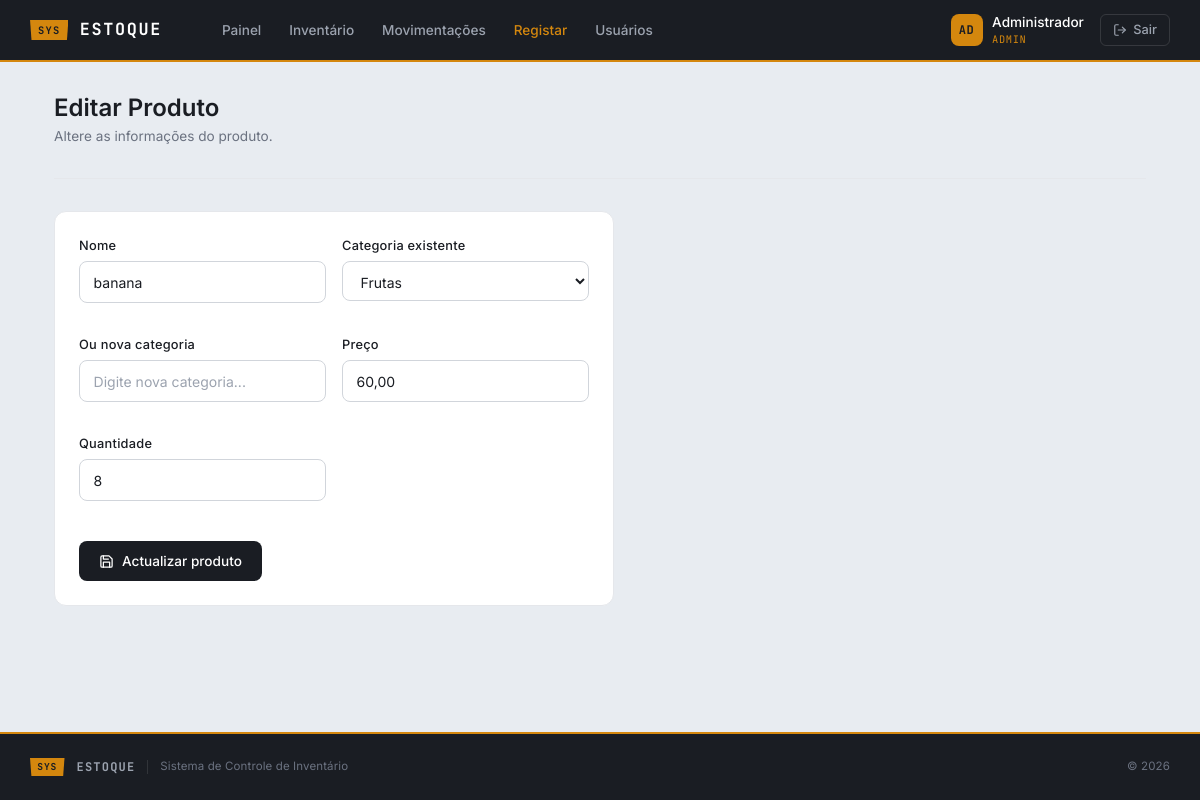
Page /pages/CriaProduto.php?editar=6 (signed in) on the committed database.
### tables this page shows
CREATE TABLE `produtos` (
  `id` int(255) NOT NULL,
  `codigo` varchar(20) NOT NULL,
  `nome` varchar(100) NOT NULL,
  `categoria` varchar(100) DEFAULT NULL,
  `preco` decimal(10,2) DEFAULT NULL,
  `quantidade` int(11) DEFAULT 0,
  `categoria_id` int(11) DEFAULT NULL
);

CREATE TABLE `categorias` (
  `id` int(11) NOT NULL,
  `nome` varchar(100) NOT NULL,
  `created_at` timestamp NOT NULL DEFAULT current_timestamp()
);

### model/Produto.php (called while the page is built, shortened)
<?php
class Produto {
    private $conn;
    public function __construct($conn) {
        $this->conn = $conn;
    }
    public function buscarPorId($id) {
        $sql = "SELECT * FROM produtos WHERE id = ?";
        $query = $this->conn->prepare($sql);
        $query->bind_param("i", $id);
        $query->execute();
        $resultado = $query->get_result();
        return $resultado->fetch_assoc();
    }
    public function obterCategorias() {
        $sql = "SELECT id, nome FROM categorias ORDER BY nome ASC";
        $query = $this->conn->prepare($sql);
        $query->execute();
        $resultado = $query->get_result();
        return $resultado->fetch_all(MYSQLI_ASSOC);
    }
}

### pages/CriaProduto.php (the view, shortened to what this page needs)
<?php
require_once __DIR__ . "/../config/Database.php";
require_once __DIR__ . "/../model/Produto.php";
$db = new Database();
$conn = $db->conectar();
$produto = new Produto($conn);
$categorias = $produto->obterCategorias();
$isEditing = false;
$produtoData = null;
if (isset($_GET['editar'])) {
    $editarId = (int)$_GET['editar'];
    $produtoData = $produto->buscarPorId($editarId);
    if ($produtoData) {
        $isEditing = true;
    }
}
require_once "layouts/header.php";
?>
<div class="app-body">
    <div class="app-container">
        <div class="page-header">
            <h1><?= $isEditing ? 'Editar Produto' : 'Cadastrar Produto' ?></h1>
            <p><?= $isEditing ? 'Altere as informações do produto.' : 'Adicione um novo produto ao inventário.' ?></p>
        </div>
        <div class="card-app" style="max-width:560px;">
            <form method="POST">
                <div class="row g-3">
                    <div class="col-12 col-md-6">
                        <div class="field-group">
                            <label for="nome">Nome</label>
                            <input id="nome" type="text" name="nome" required placeholder="Nome do produto" value="<?= $isEditing ? htmlspecialchars($produtoData['nome']) : '' ?>">
                        </div>
                    </div>
                    <div class="col-12 col-md-6">
                        <div class="field-group">
                            <label for="categoria_id">Categoria existente</label>
                            <select id="categoria_id" name="categoria_id">
                                <?php foreach ($categorias as $cat): ?>
                                <option value="<?= $cat['id'] ?>" <?= $isEditing && (int)$produtoData['categoria_id'] === (int)$cat['id'] ? 'selected' : '' ?>><?= htmlspecialchars($cat['nome']) ?></option>
                                <?php endforeach; ?>
                            </select>
                        </div>
                    </div>
                    <div class="col-12 col-md-6">
                        <div class="field-group">
                            <label for="nova_categoria">Ou nova categoria</label>
                            <input id="nova_categoria" type="text" name="nova_categoria" placeholder="Digite nova categoria...">
                        </div>
                    </div>
                    <div class="col-12 col-md-6">
                        <div class="field-group">
                            <label for="preco">Preço</label>
                            <input id="preco" type="text" name="preco" required placeholder="0,00" value="<?= $isEditing ? number_format((float)$produtoData['preco'], 2, ',', '') : '' ?>">
                        </div>
                    </div>
                    <div class="col-12 col-md-6">
                        <div class="field-group">
                            <label for="quantidade">Quantidade</label>
                            <input id="quantidade" type="number" name="quantidade" min="0" required placeholder="0" value="<?= $isEditing ? (int)$produtoData['quantidade'] : '' ?>">
                        </div>
                    </div>
                </div>
                <div style="margin-top:1.5rem;">
                    <button type="submit" class="btn-primary-app">
                        <svg viewBox="0 0 24 24"><path d="M19 21H5a2 2 0 0 1-2-2V5a2 2 0 0 1 2-2h11l5 5v11a2 2 0 0 1-2 2z"/><polyline points="17 21 17 13 7 13 7 21"/><polyline points="7 3 7 8 15 8"/></svg>
                        <?= $isEditing ? 'Actualizar produto' : 'Salvar produto' ?>
                    </button>
                </div>
            </form>
        </div>
    </div>
</div>
<?php require_once "layouts/footer.php"; ?>

### public/css/app.css (style rules this page uses)
:root { --c-deep: #1A1D23; --c-deep-mid: #252830; --c-paper: #E8ECF1; --c-amber: #D4870E; --c-amber-light: #F5B942; --c-white: #FFFFFF; --c-muted: #6B7280; --c-muted-light: #9CA3AF; --c-border: #D1D5DB; --c-border-light: #E5E7EB; --c-input-bg: #F3F4F6; --c-error: #DC2626; --c-success: #059669; --font-body: 'Inter', system-ui, sans-serif; --font-tag: 'JetBrains Mono', monospace; }
*, *::before, *::after { margin: 0; padding: 0; box-sizing: border-box; }
body { font-family: var(--font-body); background: var(--c-paper); color: var(--c-deep); min-height: 100vh; display: flex; flex-direction: column; }
.app-body { flex: 1; padding: 2rem 0; }
.app-container { max-width: 1140px; margin: 0 auto; padding: 0 1.5rem; width: 100%; }
.page-header { margin-bottom: 2rem; padding-bottom: 1rem; border-bottom: 1px solid var(--c-border-light); }
.page-header h1 { font-size: 1.5rem; font-weight: 600; color: var(--c-deep); margin-bottom: 0.2rem; }
.page-header p { font-size: 0.85rem; color: var(--c-muted); }
.field-group { margin-bottom: 1rem; }
.field-group label { display: block; font-size: 0.8rem; font-weight: 500; color: var(--c-deep); margin-bottom: 0.35rem; letter-spacing: 0.02em; }
.field-group input, .field-group select, .field-group textarea { width: 100%; padding: 0.6rem 0.85rem; border: 1.5px solid var(--c-border); border-radius: 8px; font-family: var(--font-body); font-size: 0.875rem; color: var(--c-deep); background: var(--c-white); transition: border-color 0.2s, box-shadow 0.2s; outline: none; }
.field-group input::placeholder, .field-group textarea::placeholder { color: var(--c-muted-light); }
.btn-primary-app { display: inline-flex; align-items: center; gap: 0.5rem; padding: 0.6rem 1.25rem; background: var(--c-deep); color: var(--c-white); border: none; border-radius: 8px; font-family: var(--font-body); font-size: 0.85rem; font-weight: 500; cursor: pointer; transition: background 0.15s; }
.btn-primary-app svg { width: 15px; height: 15px; stroke: currentColor; fill: none; stroke-width: 2; stroke-linecap: round; stroke-linejoin: round; }
.card-app { background: var(--c-white); border: 1px solid var(--c-border-light); border-radius: 12px; padding: 1.5rem; }

### rows in the picture
produtos: nome "banana", categoria_id "Frutas", preco "60,00", quantidade "8"

### other values in the picture
substr($_SESSION['nome'] ?? 'U', 0, 2) "AD"
$_SESSION['nome'] "Administrador"
$_SESSION['role'] "ADMIN"
